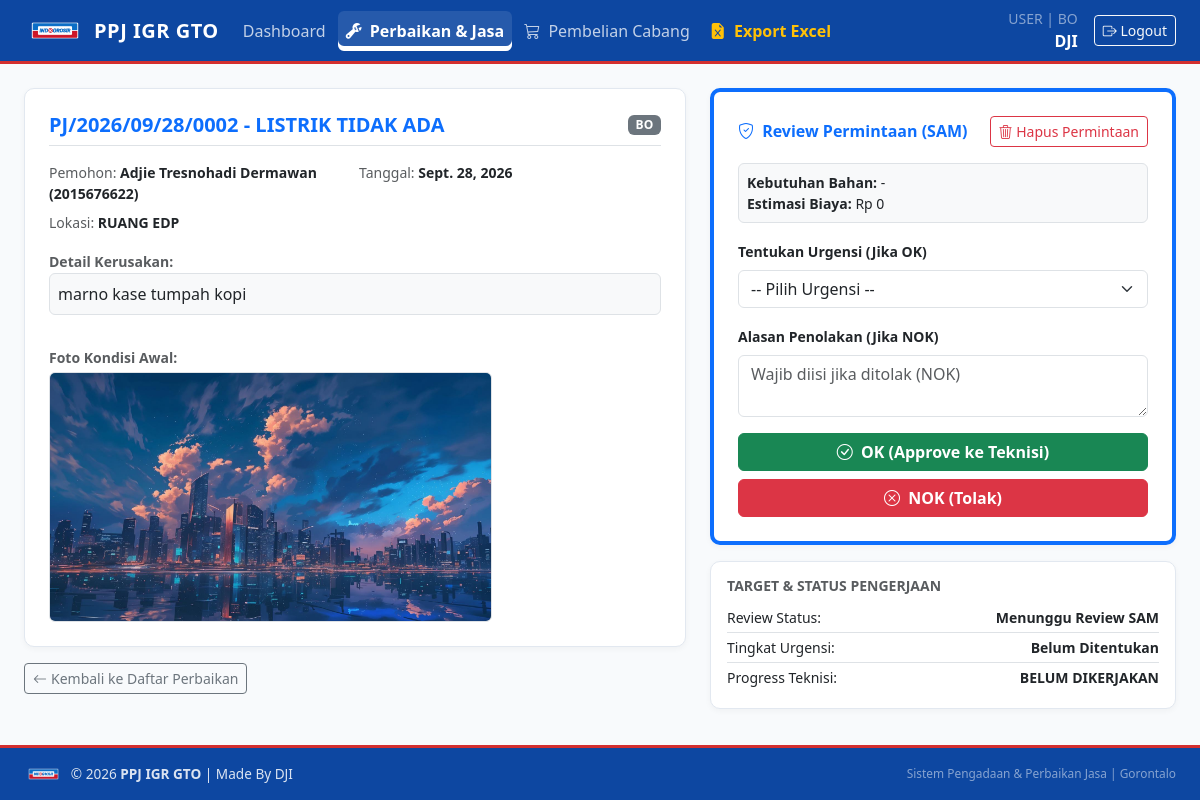
Page /perbaikan/PJ/2026/09/28/0002/ (signed in) on the committed database.
### core/models.py (models this page shows, shortened)
class UserProfile(models.Model):
    ROLE_CHOICES = [
        ('USER', 'User Divisi'),
        ('GA', 'General Affair (GA)'),
        ('SAM', 'SAM'),
        ('SM', 'Store Manager (SM)'),
        ('TEKNISI', 'Teknisi'),
    ]
    DIVISI_CHOICES = [
        ('SM', 'SM'),
        ('BO', 'BO'),
        ('MS', 'MS'),
        ('FOOD', 'FOOD'),
        ('NON FOOD', 'NON FOOD'),
        ('PERISH', 'PERISH'),
        ('LOG 1', 'LOG 1'),
        ('LOG 2', 'LOG 2'),
        ('GA', 'GA'),
        ('TEKNISI', 'TEKNISI'),
    ]
    user = models.OneToOneField(User, on_delete=models.CASCADE, related_name='profile')
    nik = models.CharField(max_length=30, blank=True)
    nomor_hp = models.CharField(max_length=20, blank=True, null=True, verbose_name="Nomor HP/WhatsApp")
    role = models.CharField(max_length=20, choices=ROLE_CHOICES, default='USER')
    divisi = models.CharField(max_length=20, choices=DIVISI_CHOICES, default='BO')

class PerbaikanJasa(models.Model):
    URGENSI_CHOICES = [
        ('EMERGENCY', 'Emergency'),
        ('HIGH', 'High'),
        ('MEDIUM', 'Medium'),
        ('PLANNED', 'Planned'),
    ]
    STATUS_APPROVAL_CHOICES = [
        ('WAITING_GA', 'Menunggu Estimasi GA'),
        ('WAITING_SAM', 'Menunggu Review SAM'),
        ('APPROVED', 'Disetujui (Diteruskan ke Teknisi)'),
        ('REJECTED', 'Ditolak (NOK)'),
    ]
    PROGRESS_TEKNISI_CHOICES = [
        ('BELUM DIKERJAKAN', 'Belum Dikerjakan'),
        ('PROSES', 'Proses'),
        ('SELESAI', 'Selesai'),
    ]
    no_dokumen = models.CharField(max_length=50, unique=True, blank=True, null=True)
    user = models.ForeignKey(User, on_delete=models.CASCADE, related_name='perbaikan_requests')
    nik = models.CharField(max_length=50)
    nama = models.CharField(max_length=150)
    divisi = models.CharField(max_length=50)
    tanggal = models.DateField(auto_now_add=True)
    lokasi_spesifik = models.CharField(max_length=255)
    objek = models.CharField(max_length=255)
    detail = models.TextField()
    upload_foto = models.ImageField(upload_to='perbaikan/laporan/')
    deskripsi_kebutuhan_bahan = models.TextField(blank=True, null=True)
    estimasi_harga = models.DecimalField(max_digits=12, decimal_places=2, null=True, blank=True)
    urgensi = models.CharField(max_length=20, choices=URGENSI_CHOICES, blank=True, null=True)
    alasan_nok_sam = models.TextField(blank=True, null=True)
    status = models.CharField(max_length=30, choices=STATUS_APPROVAL_CHOICES, default='WAITING_GA')
    progress_pekerjaan = models.CharField(
        max_length=30, choices=PROGRESS_TEKNISI_CHOICES, default='BELUM DIKERJAKAN'
    )
    kendala = models.TextField(blank=True, null=True)
    foto_hasil_pekerjaan = models.ImageField(upload_to='perbaikan/selesai/', blank=True, null=True)
    created_at = models.DateTimeField(auto_now_add=True)
    updated_at = models.DateTimeField(auto_now=True)
    @property
    def target_deadline(self):
        if not self.urgensi:
            return None

### core/views.py (the view)
# urls.py: path('perbaikan/<path:no_dokumen>/', views.perbaikan_detail, name='perbaikan_detail'),
@login_required
def perbaikan_detail(request, no_dokumen):
    if no_dokumen.isdigit():
        pj = get_object_or_404(PerbaikanJasa, id=no_dokumen)
    else:
        pj = get_object_or_404(PerbaikanJasa, no_dokumen=no_dokumen)
    profile, _ = UserProfile.objects.get_or_create(user=request.user)
    doc_key = pj.no_dokumen or str(pj.id)
    ga_form = None
    sam_form = None
    teknisi_form = None
    can_ga_edit = (profile.role in ['GA'] or request.user.is_superuser) and pj.status == 'WAITING_GA'
    can_sam_review = (profile.role in ['SAM'] or request.user.is_superuser) and pj.status == 'WAITING_SAM'
    can_teknisi_update = (profile.role in ['TEKNISI'] or request.user.is_superuser) and pj.status == 'APPROVED'
    if request.method == 'POST':
        action = request.POST.get('form_action')
        if action == 'submit_ga' and can_ga_edit:
            ga_form = PerbaikanJasaGAForm(request.POST, instance=pj)
            if ga_form.is_valid():
                item = ga_form.save(commit=False)
                item.status = 'WAITING_SAM'  # Diteruskan ke SAM
                item.save()
                messages.success(request, 'Estimasi bahan & harga berhasil ditambahkan. Diteruskan ke SAM.')
                return redirect('core:perbaikan_detail', no_dokumen=doc_key)
        elif action == 'submit_sam' and can_sam_review:
            pilihan = request.POST.get('decision') or request.POST.get('action_type')
            sam_form = PerbaikanJasaSAMForm(request.POST, instance=pj)
            if sam_form.is_valid():
                urgensi = sam_form.cleaned_data.get('urgensi')
                alasan = (sam_form.cleaned_data.get('alasan_nok_sam') or '').strip()
                if pilihan == 'NOK':
                    if urgensi:
                        messages.error(
                            request,
                            'Peringatan: Jika memilih NOK (Tolak), pilihan Urgensi wajib dibiarkan kosong / jangan dipilih!'
                        )
                        return redirect('core:perbaikan_detail', no_dokumen=doc_key)
                    if not alasan:
                        messages.error(
                            request,
                            'Gagal: Alasan penolakan (NOK) wajib diisi!'
                        )
                        return redirect('core:perbaikan_detail', no_dokumen=doc_key)
                    item = sam_form.save(commit=False)
                    item.status = 'REJECTED'
                    item.urgensi = None  # Memastikan urgensi tetap kosong di database
                    item.alasan_nok_sam = alasan
                    item.save()
                    messages.warning(request, f'Permintaan #{pj.id} ditolak (NOK).')
                    return redirect('core:perbaikan_detail', no_dokumen=doc_key)
                elif pilihan == 'OK':
                    if not urgensi:
                        messages.error(
                            request,
                            'Gagal: Silakan tentukan tingkat Urgensi perbaikan terlebih dahulu sebelum memilih OK.'
                        )
                        return redirect('core:perbaikan_detail', no_dokumen=doc_key)
                    item = sam_form.save(commit=False)
                    item.status = 'APPROVED'
                    item.urgensi = urgensi
                    item.save()
                    messages.success(request, f'Permintaan #{pj.id} disetujui & diteruskan ke Teknisi.')
                    return redirect('core:perbaikan_detail', no_dokumen=doc_key)
        elif action == 'submit_teknisi' and can_teknisi_update:
            teknisi_form = PerbaikanJasaTeknisiForm(request.POST, request.FILES, instance=pj)
            if teknisi_form.is_valid():
                teknisi_form.save()
                messages.success(request, 'Progress pekerjaan berhasil diperbarui.')
                return redirect('core:perbaikan_detail', no_dokumen=doc_key)
    else:
        ga_form = PerbaikanJasaGAForm(instance=pj)
        sam_form = PerbaikanJasaSAMForm(instance=pj)
        teknisi_form = PerbaikanJasaTeknisiForm(instance=pj)
    return render(request, 'core/perbaikan_detail.html', {
        'pj': pj,
        'profile': profile,
        'can_ga_edit': can_ga_edit,
        'can_sam_review': can_sam_review,
        'can_teknisi_update': can_teknisi_update,
        'ga_form': ga_form,
        'sam_form': sam_form,
        'teknisi_form': teknisi_form,
    })

### core/templates/core/perbaikan_detail.html (shortened to what this page needs)
{% extends 'core/base.html' %}
{% load accounting_tags %}
{% block content %}
<div class="row g-4">
    <div class="col-12 col-lg-7">
        <div class="card card-custom p-4 mb-3">
            <div class="d-flex justify-content-between align-items-center border-bottom pb-2 mb-3">
                <h5 class="fw-bold text-primary mb-0">{{ pj.no_dokumen|default:pj.id }} - {{ pj.objek }}</h5>
                <span class="badge bg-secondary">{{ pj.divisi }}</span>
            </div>
            <div class="row g-2 mb-3 small">
                <div class="col-6"><span class="text-muted">Pemohon:</span> <strong>{{ pj.nama }} ({{ pj.nik }})</strong></div>
                <div class="col-6"><span class="text-muted">Tanggal:</span> <strong>{{ pj.tanggal }}</strong></div>
                <div class="col-12"><span class="text-muted">Lokasi:</span> <strong>{{ pj.lokasi_spesifik }}</strong></div>
            </div>
            <div class="mb-3">
                <label class="text-muted small fw-semibold">Detail Kerusakan:</label>
                <p class="p-2 rounded bg-light border">{{ pj.detail }}</p>
            </div>
            {% if pj.upload_foto %}
            <div>
                <label class="text-muted small fw-semibold d-block mb-1">Foto Kondisi Awal:</label>
                <img src="{{ pj.upload_foto.url }}" alt="Kondisi Awal" class="img-fluid rounded border" style="max-height: 250px;">
            </div>
            {% endif %}
        </div>
        <a href="{% url 'core:perbaikan_list' %}" class="btn btn-sm btn-outline-secondary d-inline-flex align-items-center mb-3">
            <i class="bi bi-arrow-left me-1"></i> Kembali ke Daftar Perbaikan
        </a>
    </div>
    <div class="col-12 col-lg-5">
        {% if can_sam_review %}
        <div class="card card-custom p-4 border-top border-4 border-primary mb-3">
            <div class="d-flex justify-content-between align-items-center mb-3">
                <h6 class="fw-bold text-primary mb-0"><i class="bi bi-shield-check me-1"></i> Review Permintaan (SAM)</h6>
                <button type="button" class="btn btn-sm btn-outline-danger" data-bs-toggle="modal" data-bs-target="#deleteModal">
                    <i class="bi bi-trash3"></i> Hapus Permintaan
                </button>
            </div>
            <div class="bg-light p-2 rounded mb-3 small border">
                <div><strong>Kebutuhan Bahan:</strong> {{ pj.deskripsi_kebutuhan_bahan|default:"-" }}</div>
                <div><strong>Estimasi Biaya:</strong> {{ pj.estimasi_harga|rupiah }}</div>
            </div>
            <form method="post">
                <div class="mb-3">
                    <label class="form-label small fw-semibold">Tentukan Urgensi (Jika OK)</label>
                    {{ sam_form.urgensi }}
                </div>
                <div class="mb-3">
                    <label class="form-label small fw-semibold">Alasan Penolakan (Jika NOK)</label>
                    {{ sam_form.alasan_nok_sam }}
                </div>
                <div class="d-grid gap-2">
                    <button type="submit" name="decision" value="OK" class="btn btn-success fw-semibold">
                        <i class="bi bi-check-circle me-1"></i> OK (Approve ke Teknisi)
                    </button>
                    <button type="submit" name="decision" value="NOK" class="btn btn-danger fw-semibold">
                        <i class="bi bi-x-circle me-1"></i> NOK (Tolak)
                    </button>
                </div>
            </form>
        </div>
        {% endif %}
        <div class="card card-custom p-3 mt-3">
            <h6 class="fw-bold small text-muted text-uppercase mb-2">Target & Status Pengerjaan</h6>
            <div class="d-flex justify-content-between py-1 border-bottom small">
                <span>Review Status:</span>
                <strong>{{ pj.get_status_display }}</strong>
            </div>
            <div class="d-flex justify-content-between py-1 border-bottom small">
                <span>Tingkat Urgensi:</span>
                <strong>{{ pj.urgensi|default:"Belum Ditentukan" }}</strong>
            </div>
            <div class="d-flex justify-content-between py-1 small">
                <span>Progress Teknisi:</span>
                <strong>{{ pj.progress_pekerjaan }}</strong>
            </div>
        </div>
</div>
{% endblock %}

### core/templates/core/base.html (shortened to what this page needs)
{% load static %}
<!DOCTYPE html>
<html lang="id">
<head>
    <link href="https://cdn.jsdelivr.net/npm/bootstrap@5.3.3/dist/css/bootstrap.min.css" rel="stylesheet">
    <link rel="stylesheet" href="https://cdn.jsdelivr.net/npm/bootstrap-icons@1.11.3/font/bootstrap-icons.min.css">
</head>
<body>
    <nav class="navbar navbar-expand-lg navbar-dark navbar-custom sticky-top">
        <div class="container-fluid px-3 px-lg-4">
            <a class="navbar-brand d-flex align-items-center" href="{% url 'core:dashboard' %}">
                <img src="{% static 'img/logo.png' %}" alt="Logo" class="me-2" style="height: 32px; width: auto; object-fit: contain;">
                <span>PPJ IGR GTO</span>
            </a>
            {% if request.user.is_authenticated %}
            <div class="collapse navbar-collapse" id="navMenu">
                <ul class="navbar-nav me-auto mb-2 mb-lg-0 gap-lg-1">
                    <li class="nav-item">
                        <a class="nav-link {% if request.resolver_match.url_name == 'dashboard' %}active{% endif %}"
                           href="{% url 'core:dashboard' %}">
                             Dashboard
                        </a>
                    </li>
                    <li class="nav-item">
                        <a class="nav-link {% if 'perbaikan' in request.resolver_match.url_name %}active{% endif %}"
                           href="{% url 'core:perbaikan_list' %}">
                            <i class="bi bi-wrench-adjustable me-1"></i> Perbaikan & Jasa
                        </a>
                    </li>
                    <li class="nav-item">
                        <a class="nav-link {% if 'pembelian' in request.resolver_match.url_name %}active{% endif %}"
                           href="{% url 'core:pembelian_list' %}">
                            <i class="bi bi-cart3 me-1"></i> Pembelian Cabang
                        </a>
                    </li>
                    {% if request.user.profile.role == 'GA' or request.user.is_superuser %}
                    <li class="nav-item">
                         <a class="nav-link text-warning fw-semibold" href="{% url 'core:export_laporan_excel' %}">
                            <i class="bi bi-file-earmark-excel-fill me-1"></i> Export Excel
                        </a>
                    </li>
                    {% endif %}
                </ul>
                <div class="d-flex align-items-center text-white mt-2 mt-lg-0">
                    <div class="me-3 text-end d-none d-lg-block">
                        <small class="d-block text-white-50">{{ request.user.profile.role }} | {{ request.user.profile.divisi }}</small>
                        <span class="fw-semibold">{{ request.user.username }}</span>
                    </div>
                    <a href="{% url 'core:logout' %}" class="btn btn-sm btn-outline-light"><i class="bi bi-box-arrow-right"></i> Logout</a>
                </div>
            </div>
            {% endif %}
        </div>
    </nav>
    <div class="toast-container position-fixed top-0 end-0 p-3" style="z-index: 1090;">
    </div>
    <main class="main-wrapper">
        <div class="container-fluid px-3 px-lg-4 py-3 py-lg-4">
            {% block content %}{% endblock %}
        </div>
    </main>
    <footer class="footer-custom py-3 mt-auto">
        <div class="container-fluid px-3 px-lg-4">
            <div class="d-flex flex-column flex-md-row justify-content-between align-items-center gap-2">
                <div class="d-flex align-items-center">
                    <img src="{% static 'img/logo.png' %}" alt="Logo" class="me-2" style="height: 20px; width: auto; object-fit: contain;">
                    <span>&copy; {% now "Y" %} <strong>PPJ IGR GTO</strong> | Made By DJI</span>
                </div>
                <div class="small text-white-50">
                    Sistem Pengadaan & Perbaikan Jasa | Gorontalo
                </div>
            </div>
        </div>
    </footer>
</body>
</html>

### rows in the picture
PerbaikanJasa: no_dokumen "PJ/2026/09/28/0002", objek "LISTRIK TIDAK ADA", divisi "BO", nama "Adjie Tresnohadi Dermawan", nik "2015676622", tanggal "Sept. 28, 2026", lokasi_spesifik "RUANG EDP", detail "marno kase tumpah kopi", upload_foto (picture), deskripsi_kebutuhan_bahan "-", estimasi_harga|rupiah "Rp 0", urgensi "-- Pilih Urgensi --", status "Menunggu Review SAM", urgensi "Belum Ditentukan", progress_pekerjaan "BELUM DIKERJAKAN"

### other values in the picture
{{ request.user.profile.role }} "USER"
{{ request.user.profile.divisi }} "BO"
{{ request.user.username }} "DJI"
